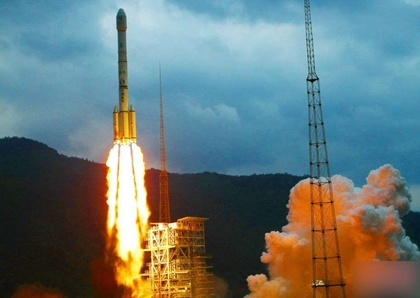
%> input picture BIQI_release/huo.jpg, 420 x 298 px, shrunk from 930 x 660 before the run
$ octave test.m   (GNU Octave 9; MATLAB toolbox functions it lacks are replaced by stand-ins)
%> lines starting %> are read from the running program, lines starting %| are printed output that depends on the picture
### BIQI_release/biqi.m
function [quality probs] = biqi(im)


%========================================================================
%
% -----------COPYRIGHT NOTICE STARTS WITH THIS LINE------------
% Copyright (c) 2009 The University of Texas at Austin
% All rights reserved.
%
% Permission is hereby granted, without written agreement and without license or royalty fees, to use, copy,
% modify, and distribute this code (the source files) and its documentation for
% any purpose, provided that the copyright notice in its entirety appear in all copies of this code, and the
% original source of this code, Laboratory for Image and Video Engineering (LIVE, http://live.ece.utexas.edu)
% and Center for Perceptual Systems (CPS, http://www.cps.utexas.edu) at the University of Texas at Austin (UT Austin,
% http://www.utexas.edu), is acknowledged in any publication that reports research using this code. The research
% is to be cited in the bibliography as:
%
% 1. A. K. Moorthy and A. C. Bovik, "A Modular Framework for Constructing Blind
% Universal Quality Indices", submitted to IEEE Signal Processing Letters (2009).
%
% 2. A. K. Moorthy and A. C. Bovik, "BIQI Software Release",
% URL: http://live.ece.utexas.edu/research/quality/biqi.zip, 2009.
%
% IN NO EVENT SHALL THE UNIVERSITY OF TEXAS AT AUSTIN BE LIABLE TO ANY PARTY FOR DIRECT, INDIRECT, SPECIAL, INCIDENTAL,
% OR CONSEQUENTIAL DAMAGES ARISING OUT OF THE USE OF THIS DATABASE AND ITS DOCUMENTATION, EVEN IF THE UNIVERSITY OF TEXAS
% AT AUSTIN HAS BEEN ADVISED OF THE POSSIBILITY OF SUCH DAMAGE.
%
% THE UNIVERSITY OF TEXAS AT AUSTIN SPECIFICALLY DISCLAIMS ANY WARRANTIES, INCLUDING, BUT NOT LIMITED TO, THE IMPLIED
% WARRANTIES OF MERCHANTABILITY AND FITNESS FOR A PARTICULAR PURPOSE. THE DATABASE PROVIDED HEREUNDER IS ON AN "AS IS" BASIS,
% AND THE UNIVERSITY OF TEXAS AT AUSTIN HAS NO OBLIGATION TO PROVIDE MAINTENANCE, SUPPORT, UPDATES, ENHANCEMENTS, OR MODIFICATIONS.
%
% -----------COPYRIGHT NOTICE ENDS WITH THIS LINE------------%

%Author  : Anush Krishna Moorthy
%Version : 1.0
%
%The authors are with the Laboratory for Image and Video Engineering
%(LIVE), Department of Electrical and Computer Engineering, The
%University of Texas at Austin, Austin, TX.
%
%Kindly report any suggestions or corrections to anushmoorthy@gmail.com
%
%========================================================================
%
% This is a demonstration of the Blind Image Quality Index (BIQI) .
% It is an implementation of the BIQI in the reference.
% The algorithm is described in:
% A. K. Moorthy and A. C. Bovik, "A Modular Framework for Constructing Blind
% Universal Quality Indices", submitted to IEEE Signal Processing Letters (2009).
%
%You can change this program as you like and use it anywhere, but please
%refer to its original source (cite our paper and our web page at
% http://live.ece.utexas.edu/research/quality/biqi.zip).
%
%Input : A test 8bits/pixel grayscale image loaded in a 2-D array
%Output: A quality score of the image. The score typically has a value
%        between 0 and 100 (0 represents the best quality, 100 the worst).
%
%Usage:
%
%1. Load the image, for example
%
%   image = rgb2gray(imread('testimage.jpg'));
%
%2. Call this function to calculate the quality score:
%
%    quality = biqi(image)
%
% Dependencies:
% MATLAB Wavelet  Toolbox
% You may need the MATLAB Image Processing Toolbox
% Binaries: svm-train, svm-scale (from LibSVM) - provided with release
% Other m files: jpeg_quality_score.m (provided with release)
% Data files: range2, range2_wn, range2_blur, range2_jp2k, model_89,
% model_89_wn, model_89_blur, model_89_jp2k, rang2_ff model_ff
%========================================================================


if(size(im,3)~=1)
    im = rgb2gray(im);
end

%% First compute statistics
num_scales = 3; % somethings are hardcoded for this...please be careful when changing.
gam = 0.2:0.001:10;
r_gam = gamma(1./gam).*gamma(3./gam)./(gamma(2./gam)).^2;

[C S] = wavedec2(im,num_scales,'db9');
for p = 1:num_scales
    [horz_temp,vert_temp,diag_temp] = detcoef2('all',C,S,p) ;
    horz(p) = {[horz_temp(:)]};
    diag(p) = {[diag_temp(:)]};
    vert(p) = {[vert_temp(:)]};

    h_horz_curr  = cell2mat(horz(p));
    h_vert_curr  = cell2mat(vert(p));
    h_diag_curr  = cell2mat(diag(p));

    mu_horz(p) = mean(h_horz_curr);
    sigma_sq_horz(p)  = mean((h_horz_curr-mu_horz(p)).^2);
    E_horz = mean(abs(h_horz_curr-mu_horz(p)));
    rho_horz = sigma_sq_horz(p)/E_horz^2;
    [min_difference, array_position] = min(abs(rho_horz - r_gam));
    gam_horz(p) = gam(array_position);

    mu_vert(p) = mean(h_vert_curr);
    sigma_sq_vert(p)  = mean((h_vert_curr-mu_vert(p)).^2);
    E_vert = mean(abs(h_vert_curr-mu_vert(p)));
    rho_vert = sigma_sq_vert(p)/E_vert^2;
    [min_difference, array_position] = min(abs(rho_vert - r_gam));
    gam_vert(p) = gam(array_position);

    mu_diag(p) = mean(h_diag_curr);
    sigma_sq_diag(p)  = mean((h_diag_curr-mu_diag(p)).^2);
    E_diag = mean(abs(h_diag_curr-mu_diag(p)));
    rho_diag = sigma_sq_diag(p)/E_diag^2;
    [min_difference, array_position] = min(abs(rho_diag - r_gam));
    gam_diag(p) = gam(array_position);
end
rep_vec = [mu_horz mu_vert mu_diag sigma_sq_horz sigma_sq_vert sigma_sq_diag gam_horz gam_vert gam_diag];
rep_vec(:,1:9) = []; % remove the means...
%% Now classify

fid = fopen('test_ind.txt','w');
for j = 1:size(rep_vec,1)
    fprintf(fid,'%d ',j);
    for k = 1:size(rep_vec,2)
        fprintf(fid,'%d:%f ',k,rep_vec(j,k));
    end
    fprintf(fid,'\n');
end
fclose(fid);

 system(['svm-scale.exe1 -r range2 test_ind.txt >> test_ind_scaled']);
system(['svm-predict.exe1 -b 1 test_ind_scaled model_89 output_89']);
delete test_ind.txt test_ind_scaled

%% Quality along each dimension

% Write out SVM compatible

fid = fopen('test_ind.txt','w');
for j = 1:size(rep_vec,1)
    fprintf(fid,'%f ',j);
    for k = 1:size(rep_vec,2)
        fprintf(fid,'%d:%f ',k,rep_vec(j,k));
    end
    fprintf(fid,'\n');
end
fclose(fid);

% Jp2k quality
system(['svm-scale.exe1 -r range2_jp2k test_ind.txt >> test_ind_scaled']);
system(['svm-predict.exe1  -b 1 test_ind_scaled model_89_jp2k output_blur']);
load output_blur
jp2k_score = output_blur;
delete output_blur test_ind_scaled

% JPEG quality
jpeg_score  = jpeg_quality_score(im);


% WN quality
system(['svm-scale.exe1 -r range2_wn test_ind.txt >> test_ind_scaled']);
system(['svm-predict.exe1 -b 1 test_ind_scaled model_89_wn output_blur']);
load output_blur
wn_score = output_blur;
delete output_blur test_ind_scaled


% Blur quality
system(['svm-scale.exe1 -r range2_blur test_ind.txt >> test_ind_scaled']);
system(['svm-predict.exe1  -b 1 test_ind_scaled model_89_blur output_blur']);
load output_blur
blur_score = output_blur;
delete output_blur test_ind_scaled

% FF quality
system(['svm-scale.exe1 -r range2_ff test_ind.txt >> test_ind_scaled']);
system(['svm-predict.exe1  -b 1 test_ind_scaled model_89_ff output_blur']);
load output_blur
ff_score = output_blur;


delete output_blur
delete test_ind.txt test_ind_scaled


%% Final pooling

% figure out probabilities
fid = fopen('output_89','r');
fgetl(fid);
C = textscan(fid,'%f %f %f %f %f %f');
output = [C{1} C{2} C{3} C{4} C{5} C{6}];
fclose(fid);
probs = output(:,2:end);
scores  = [jp2k_score jpeg_score wn_score blur_score ff_score];
quality = sum(probs.*scores,2);
delete output_89
clc

### BIQI_release/test.m
im = rgb2gray(imread('./huo.jpg'));
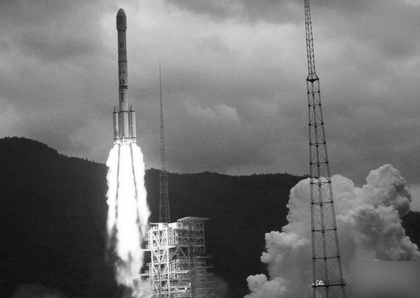
%> im: size 298x420 uint8; min 8, max 255, mean 115.3
im2 = imnoise(im,'gaussian',0,0.1);
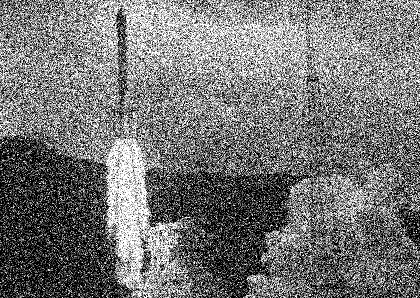
%> im2: size 298x420 uint8; min 0, max 255, mean 117.5
 [quality probs] = biqi(im2);
%> in biqi, `[C S] = wavedec2(im,num_scales,'db9');`: S = [52 67; 52 67; 87 117; 157 218; 298 420]
%> the loop in biqi, `for p = 1:num_scales` made 3 passes
%> (E_horz, rho_horz, E_vert, rho_vert, E_diag, rho_diag) on passes 1 to 3: (53.52, 1.58, 54.08, 1.58, 53.27, 1.59), (54.24, 1.59, 55.24, 1.61, 52.57, 1.63), (59.19, 1.7, 61.48, 1.61, 53.96, 1.64)
%> pass 1, in biqi, `[horz_temp,vert_temp,diag_temp] = detcoef2('all',C,S,p) ;`:
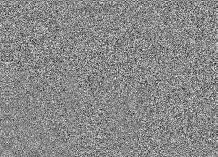
%> horz_temp: size 157x218 double; min -290.5, max 248.8, mean -0.4; drawn with min black and max white
%> pass 1, in biqi, `[horz_temp,vert_temp,diag_temp] = detcoef2('all',C,S,p) ;`:
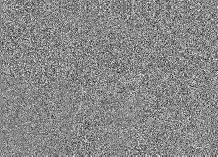
%> vert_temp: size 157x218 double; min -291.4, max 253.2, mean -0.2; drawn with min black and max white
%> pass 1, in biqi, `[horz_temp,vert_temp,diag_temp] = detcoef2('all',C,S,p) ;`:
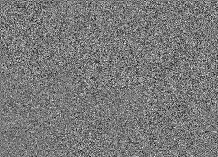
%> diag_temp: size 157x218 double; min -248.8, max 272.3, mean 0; drawn with min black and max white
%> pass 2, in biqi, `[horz_temp,vert_temp,diag_temp] = detcoef2('all',C,S,p) ;`:
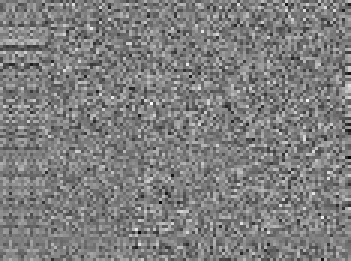
%> horz_temp: size 87x117 double (shown 3 times larger); min -280.2, max 285.9, mean 1; drawn with min black and max white
%> after the loop in biqi, `for p = 1:num_scales`: diag = 3 items; gam_diag = [1.91 1.74 1.69]; gam_horz = [1.96 1.91 1.49]; gam_vert = [1.94 1.82 1.8]; horz = 3 items; mu_diag = [-0.0137 -0.488 -0.985]; mu_horz = [-0.404 0.968 2.17]; mu_vert = [-0.245 0.00656 0.863]; sigma_sq_diag = [4505 4491.2 4776.3]; sigma_sq_horz = [4521.5 4670 5955.3]; sigma_sq_vert = [4628.6 4901.5 6086.6]; vert = 3 items
%> in biqi, `rep_vec = [mu_horz mu_vert mu_diag sigma_sq_horz sigma_sq_vert sigma_s..`: rep_vec = 27 values, max 6086.6 at index 15, min -0.985 at index 9, mean 1650.2
%> the loop in biqi, `for j = 1:size(rep_vec,1)` made 1 pass
%> the run ends on the next line
